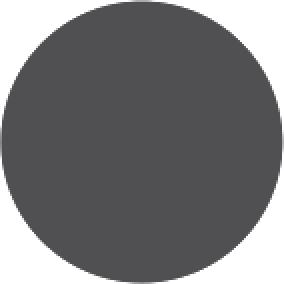
#> input picture addons/gut/images/eyey.png, 142 x 142 px (shown 2 times larger)
$ python -i base.py   (imports and definitions only)
#> lines starting #> are read from the running program, lines starting #| are printed output that depends on the picture
#> further down, picture is the input picture: PIL image 142x142 RGBA; mean R, G, B, A 64.2, 63.4, 65, 199.2
"""
Icon-Baukasten (P04b-T08): Symbole im selben Stil wie Figuren und Items – Vektor, weiche Schattierung,
braune Tinten-Kontur. Jedes Icon besteht aus 1…n Ebenen; jede Ebene hat bis zu 3 Farbzonen (R/G/B) + Tinte
und wird wie im Spiel-Shader eingefärbt („gebacken“), dann übereinandergelegt. Ergebnis: feste Farben,
kein `modulate` mehr nötig.

Koordinaten: Einheiten, Ursprung = Mitte, y nach oben, sichtbarer Bereich ±15.
"""
from __future__ import annotations

import sys
from pathlib import Path

import numpy as np
from PIL import Image

sys.path.insert(0, str(Path(__file__).resolve().parents[1]))

from chibi.vec import ZCanvas  # noqa: E402
from items.kit import ell, rrect, smooth, trap  # noqa: E402,F401

SIZE = 256                 # Ausgabe in px
BOX = (-16.0, -16.0, 16.0, 16.0)
PPC = SIZE / 32.0          # px je Einheit
OUT = 0.75                 # Kontur (Einheiten) – kräftiger als bei Items, Icons sind klein
INNER = 0.38               # feine Innenlinie
SHADE = 0.84
SOFT = 0.92
INK = np.array([0x3B, 0x2A, 0x2A], np.float32) / 255.0

P = {
    "orange": "#ff9f45", "teal": "#48b0a0", "pink": "#ef6f6c", "yellow": "#ffd166", "lilac": "#8f7ac0",
    "sky": "#7cc4e8", "leaf": "#6cbf6a", "cream": "#fff4e0", "white": "#ffffff", "wood": "#c98e5a",
    "grey": "#b4bcc8", "red": "#e5534b", "navy": "#5a6fa3", "skin": "#f2c29b", "brown": "#8a5a3c",
    "gold": "#f4c542", "water": "#5fb7e6", "mint": "#9bd8c0", "rose": "#f7a8b8", "dark": "#5b4d6b",
    "sand": "#f0d9a6", "green": "#3f9a5a", "coral": "#f28b6c", "black": "#4a4150",
}


def col(name: str) -> np.ndarray:
    h = P.get(name, name).lstrip("#")
    return np.array([int(h[i:i + 2], 16) for i in (0, 2, 4)], np.float32) / 255.0


class Icon:
    """Sammelt Ebenen; `bake()` liefert das fertige RGBA-Bild (SIZE×SIZE, zentriert)."""

    def __init__(self):
        self.layers: list[tuple[ZCanvas, list[str], bool]] = []

    # [21 lines left out: functions layer, bake, not called in this run]


def _center(img: Image.Image) -> Image.Image:
    """Inhalt mittig setzen (optische Mitte = Hülle), Größe bleibt – gleiche Strichstärke für alle Icons."""
    bb = img.getchannel("A").point(lambda v: 255 if v > 8 else 0).getbbox()
#> bb = (0, 0, 142, 142)
    if bb is None:
        return img
    part = img.crop(bb)
    if max(part.size) > SIZE - 8:
        f = (SIZE - 8) / max(part.size)
        part = part.resize((max(1, int(part.width * f)), max(1, int(part.height * f))), Image.LANCZOS)
    res = Image.new("RGBA", (SIZE, SIZE), (0, 0, 0, 0))
#> res: PIL image 256x256 RGBA; every value is 0
    res.alpha_composite(part, ((SIZE - part.width) // 2, (SIZE - part.height) // 2))
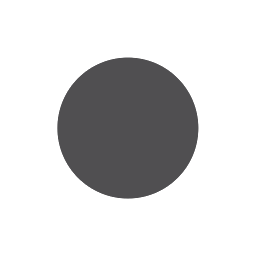
#> res: PIL image 256x256 RGBA; mean R, G, B, A 19.8, 19.5, 20, 61.3; transparent parts drawn white
    return res


# ------------------------------------------------------------------ kleine Helfer (Stil der Items)
# [17 lines left out: function shaded, not called in this run]


def gloss(c: ZCanvas, x: float, y: float, rx: float, ry: float, zone: int = 2):
    """Glanzpunkt oben links (in einer hellen Zone)."""
    c.fill(ell(x, y, rx, ry, 24), zone=zone, alpha=0.85)


# [13 lines left out: function band, not called in this run]


def circle(cx: float, cy: float, r: float, n: int = 48):
    return ell(cx, cy, r, r, n)

>>> from PIL import Image
>>> picture = Image.open('../../addons/gut/images/eyey.png')
>>> result = _center(picture)
